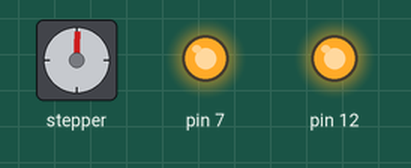
A sketch run on a simulated Arduino Uno, built with avr-gcc and run on an emulated ATmega328P. Parts: stepper motor, output pins drawn as LEDs (lit = HIGH). Stepper angles assume 200 steps per turn.

Above: at 0.15 s.
At 9.81 s:
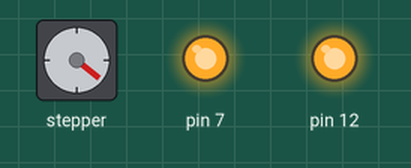
At 19.78 s:
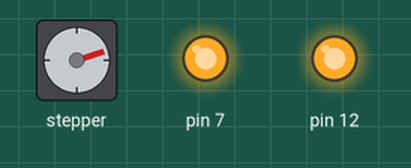
At 39.73 s:
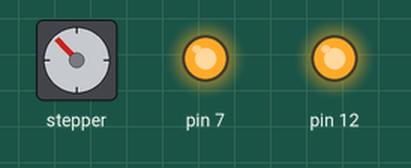
Timing chart, 0 to 40.0 s (numbered marks = the images above):
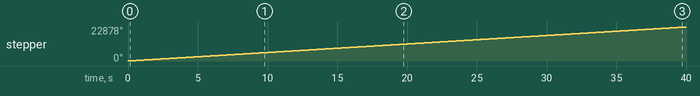

The sketch:

stepper_speedControl.ino
```cpp
/*
 Stepper Motor Control - speed control

 This program drives a unipolar or bipolar stepper motor.
 The motor is attached to digital pins 8 - 11 of the Arduino.
 A potentiometer is connected to analog input 0.

 The motor will rotate in a clockwise direction. The higher the potentiometer value,
 the faster the motor speed. Because setSpeed() sets the delay between steps,
 you may notice the motor is less responsive to changes in the sensor value at
 low speeds.

 Created 30 Nov. 2009
 Modified 28 Oct 2010
 by Tom Igoe

 */

#include <Stepper.h>

const int stepsPerRevolution = 200;  // change this to fit the number of steps per revolution
// for your motor


// initialize the stepper library on pins 8 through 11:
Stepper myStepper(stepsPerRevolution, 8, 9, 10, 11);

int stepCount = 0;  // number of steps the motor has taken

void setup() {
  // nothing to do inside the setup
  pinMode(7,OUTPUT);
  pinMode(12,OUTPUT);
  digitalWrite(7,HIGH);
  digitalWrite(12,HIGH);
}

void loop() {
  // read the sensor value:
  // map it to a range from 0 to 100:
  int motorSpeed = 100;
  // set the motor speed:
    myStepper.setSpeed(motorSpeed);
    // step 1/100 of a revolution:
    myStepper.step(stepsPerRevolution / 100);
}
```

Measured:
- by itself, stepper: keeps turning clockwise at about 572°/s
